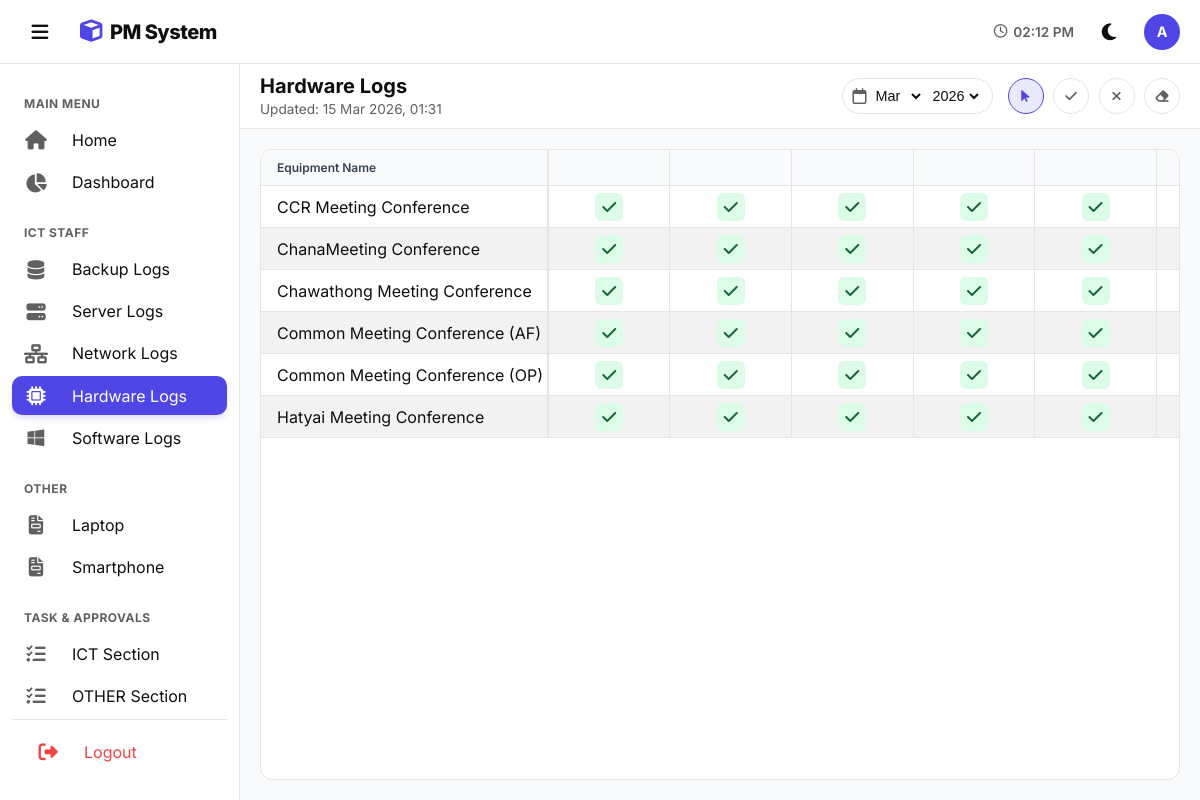
The app's page /Hardware_log/hardware.php (signed in) with its own data.
### tables this page shows
CREATE TABLE `custom_pages` (
  `id` int(11) NOT NULL,
  `page_name` varchar(255) NOT NULL,
  `created_at` timestamp NOT NULL DEFAULT current_timestamp()
);

CREATE TABLE `hardware_logs` (
  `id` int(11) NOT NULL,
  `equipment_name` varchar(255) DEFAULT NULL,
  `month` int(11) DEFAULT NULL,
  `year` int(11) DEFAULT 2026,
  `task_1` tinyint(1) DEFAULT NULL COMMENT 'Clean dust (6M)',
  `task_2` tinyint(1) DEFAULT NULL COMMENT 'Check cables and connections (6M)',
  `task_3` tinyint(1) DEFAULT NULL COMMENT 'Check battery health and lifespan (6M)',
  `task_4` tinyint(1) DEFAULT NULL COMMENT 'Check for hardware issues and software updates (6M)',
  `task_5` tinyint(1) DEFAULT NULL COMMENT 'Run disk cleanup and defragmentation (Y)',
  `task_6` tinyint(1) DEFAULT NULL COMMENT 'Clear temporary files, optimize disk (Y)',
  `task_7` tinyint(1) DEFAULT NULL COMMENT 'Update network device firmware (Y)',
  `last_updated` datetime DEFAULT NULL ON UPDATE current_timestamp(),
  `sub_by` varchar(100) DEFAULT NULL,
  `sub_at` datetime DEFAULT NULL,
  `sub_note` longtext DEFAULT NULL,
  `app_by` varchar(100) DEFAULT NULL,
  `app_at` datetime DEFAULT NULL,
  `app_comment` longtext DEFAULT NULL
);

### Hardware_log/hardware.php (the view, shortened to what this page needs)
<?php
$current_page = 'hardware';
$path = '../';
include '../db.php';
$TABLE_NAME = 'hardware_logs';
$PAGE_TITLE  = 'Hardware Logs';
$task_headers = [];
$q_task = $conn->query("SELECT * FROM master_tasks WHERE system_type='hardware' ORDER BY CAST(SUBSTRING(column_name, 6) AS UNSIGNED) ASC");
if ($q_task && $q_task->num_rows > 0) {
    while ($task_row = $q_task->fetch_assoc()) {
        $task_headers[$task_row['column_name']] = [
            'label' => $task_row['task_label'] . "<br><small>(" . $task_row['frequency'] . ")</small>",
            'freq'  => $task_row['frequency']
        ];
    }
} else {
    $task_headers['task_1'] = ['label' => 'Task 1<br><small>(Default)</small>', 'freq' => 'M'];
}
$cur_m = isset($_GET['month']) ? (int)$_GET['month'] : (int)date('m');
$cur_y = isset($_GET['year'])  ? (int)$_GET['year']  : (int)date('Y');
$years = range(2026, 2030);
$month_names = [1=>"Jan",2=>"Feb",3=>"Mar",4=>"Apr",5=>"May",6=>"June",7=>"Jul",8=>"Aug",9=>"Sep",10=>"Oct",11=>"Nov",12=>"Dec"];
$result = $conn->query("SELECT * FROM $TABLE_NAME WHERE month=$cur_m AND year=$cur_y ORDER BY equipment_name ASC");
$table_data  = [];
if ($res = $result) {
    while ($r = $res->fetch_assoc()) {
        $table_data[] = $r;
    }
}
$q_time = $conn->query("SELECT MAX(last_updated) as latest FROM $TABLE_NAME WHERE month=$cur_m AND year=$cur_y");
$r_time = $q_time->fetch_assoc();
$global_last_update = $r_time['latest'] ? date('d M Y, H:i', strtotime($r_time['latest'])) : '-';
?>
<!DOCTYPE html>
<html lang="en">
<head>
    <link rel="stylesheet" href="https://cdnjs.cloudflare.com/ajax/libs/font-awesome/6.4.0/css/all.min.css">
    <link rel="stylesheet" href="../css/layout.css">
    <link rel="stylesheet" href="../Hardware_log/css/hardware.css">
    <link rel="stylesheet" href="../css/theme.css">
</head>
<body>
    <?php include '../components/header_nav.php'; ?>
    <main class="main">
        <div class="controls-bar">
            <div class="page-head"><h1><?=$PAGE_TITLE?></h1><small>Updated: <span id="lastUpd"><?=$global_last_update?></span></small></div>
            <div class="filters">
                <form method="GET" class="picker">
                    <i class="fa-regular fa-calendar" style="color:var(--text-sub)"></i>
                    <select name="month" onchange="this.form.submit()"><?php foreach($month_names as $n=>$mn) echo "<option value='$n' ".($n==$cur_m?'selected':'').">$mn</option>"; ?></select>
                    <select name="year"  onchange="this.form.submit()"><?php foreach($years as $yr) echo "<option value='$yr' ".($yr==$cur_y?'selected':'').">$yr</option>"; ?></select>
                </form>
                <div class="actions">
                    <button class="active-view" onclick="setTool('safe',this)"><i class="fa-solid fa-arrow-pointer"></i></button>
                    <button onclick="setTool(1,this)"><i class="fa-solid fa-check"></i></button>
                    <button onclick="setTool(0,this)"><i class="fa-solid fa-xmark"></i></button>
                    <button onclick="setTool(null,this)"><i class="fa-solid fa-eraser"></i></button>
                </div>
            </div>
        </div>
        <div class="table-wrap">
            <div class="table-card">
                <div class="scroll-area" id="scrollBox">
                    <table id="tbl">
                        <thead>
                            <tr>
                                <th class="sticky-col">Equipment Name</th>
                                <?php foreach($task_headers as $k => $t):
                                    $is_due = false;
                                ?>
                                    <th class="<?=$is_due?'th-due':''?>" ondblclick="fillCol('<?=$k?>')" style="cursor:pointer; min-width:120px;"><?=$t['label']?></th>
                                <?php endforeach; ?>
                            </tr>
                        </thead>
                        <tbody>
                            <?php if(!empty($table_data)): foreach($table_data as $log):
                                $name = $log['equipment_name'];
                            ?>
                            <tr>
                                <td class="sticky-col"><?=$name?></td>
                                <?php foreach($task_headers as $k => $v):
                                    $val  = isset($log[$k]) ? $log[$k] : null;
                                    $cls  = ($val==='1'||$val===1) ? 'st-ok'  : (($val==='0'||$val===0) ? 'st-fail' : 'st-null');
                                    $icon = ($val==='1'||$val===1) ? '<i class="fa-solid fa-check"></i>' : (($val==='0'||$val===0) ? '<i class="fa-solid fa-xmark"></i>' : '');
                                    $dval = ($val === null) ? 'null' : $val;
                                ?>
                                    <td class="c-wrap" data-sys="<?=$name?>" data-col="<?=$k?>" data-val="<?=$dval?>"><div class="cell-btn <?=$cls?>"><?=$icon?></div></td>
                                <?php endforeach; ?>
                            </tr>
                            <?php endforeach; else: ?>
                            <tr><td colspan="<?=count($task_headers)+2?>" style="text-align:center;padding:30px;color:var(--text-sub)">ไม่พบข้อมูล</td></tr>
                            <?php endif; ?>
                        </tbody>
                    </table>
                </div>
            </div>
        </div>
    </main>
</body>
</html>

### components/header_nav.php (shortened to what this page needs)
<?php
$p = isset($path) ? $path : '../';
$current_page = isset($current_page) ? $current_page : '';
?>
<header class="header">
    <div class="header-left">
        <button class="menu-btn" id="toggleBtn" onclick="toggleSidebar()">
            <i class="fa-solid fa-bars"></i>
        </button>
        <div class="logo">
            <i class="fa-solid fa-cube"></i> PM System
        </div>
    </div>
    <div class="header-right" style="display:flex;align-items:center;gap:15px">
        <span style="font-size:0.85rem; font-weight:600; color:var(--text-sub); display:flex; align-items:center; gap:6px;">
            <i class="fa-regular fa-clock"></i> <span id="clock">--:--</span>
        </span>
        <button class="menu-btn" id="themeBtn" onclick="toggleTheme()">
        </button>
        <div style="width:36px; height:36px; background:var(--primary); border-radius:50%; color:white; display:flex; align-items:center; justify-content:center; font-weight:700; font-size:0.9rem;">
            <?=strtoupper(substr($_SESSION['username'] ?? 'U', 0, 1))?>
        </div>
    </div>
</header>
<nav class="sidebar" id="sidebar">
    <div class="nav">
        <div class="nav-title">Main Menu</div>
        <a href="<?=$p?>index.php" class="nav-link <?=($current_page=='home')?'active':''?>">
            <i class="fa-solid fa-house"></i> <span>Home</span>
        </a>
        <a href="<?=$p?>dashboard.php" class="nav-link <?=($current_page=='dashboard')?'active':''?>">
            <i class="fa-solid fa-chart-pie"></i> <span>Dashboard</span>
        </a>
        <div class="nav-title">ICT STAFF</div>
        <a href="<?=$p?>Backup_log/backup.php" class="nav-link <?=($current_page=='backup')?'active':''?>">
            <i class="fa-solid fa-database"></i> <span>Backup Logs</span>
        </a>
        <a href="<?=$p?>Server_log/server.php" class="nav-link <?=($current_page=='server')?'active':''?>">
            <i class="fa-solid fa-server"></i> <span>Server Logs</span>
        </a>
        <a href="<?=$p?>Network_log/network.php" class="nav-link <?=($current_page=='network')?'active':''?>">
            <i class="fa-solid fa-network-wired"></i> <span>Network Logs</span>
        </a>
        <a href="<?=$p?>Hardware_log/hardware.php" class="nav-link <?=($current_page=='hardware')?'active':''?>">
            <i class="fa-solid fa-microchip"></i> <span>Hardware Logs</span>
        </a>
        <a href="<?=$p?>Software_log/software.php" class="nav-link <?=($current_page=='software')?'active':''?>">
            <i class="fa-brands fa-windows"></i> <span>Software Logs</span>
        </a>
        <div class="nav-title">OTHER</div>
        <?php
        $nav_pages = $conn->query("SELECT * FROM custom_pages ORDER BY id ASC");
        $is_on_custom_view = (basename($_SERVER['PHP_SELF']) == 'custom_page_view.php');
        while($np = $nav_pages->fetch_assoc()):
            $is_active = ($is_on_custom_view && isset($_GET['id']) && $_GET['id'] == $np['id']) ? 'active' : '';
        ?>
        <a href="<?=$p?>Custom_page/custom_page_view.php?id=<?=$np['id']?>" class="nav-link <?=$is_active?>">
            <i class="fa-solid fa-file-invoice"></i> <span><?=$np['page_name']?></span>
        </a>
        <?php endwhile; ?>
        <div class="nav-title">Task & Approvals</div>
        <a href="<?=$p?>Workflow/workflow_mgmt.php" class="nav-link <?=($current_page=='workflow')?'active':''?>">
            <i class="fa-solid fa-tasks"></i> <span>ICT Section</span>
        </a>
        <a href="<?=$p?>Workflow/workflow_other.php" class="nav-link <?=($current_page=='workflow_other')?'active':''?>">
            <i class="fa-solid fa-tasks"></i> <span>OTHER Section</span>
        </a>
        <div class="nav-bottom">
            <a href="<?=$p?>login/logout.php" class="nav-link logout-link">
                <i class="fa-solid fa-right-from-bracket"></i>
                <span>Logout</span>
            </a>
        </div>
    </div>
</nav>

### css/layout.css (style rules this page uses)
:root { --primary: #4f46e5; --primary-soft: #4f46e520; --bg-body: #f1f5f9; --bg-card: #ffffff; --bg-side: #ffffff; --text-main: #0f172a; --text-sub: #64748b; --border: #e2e8f0; --hover: #f8fafc; --sb-w: 240px; --sb-w-mini: 72px; --header-h: 64px; --th-bg: #f2f2f2; --th-text: #374151; --h-row-1: 38px; --h-row-2: 32px; --zebra-bg: #f2f2f2; }
body { font-family: 'Inter', 'Prompt', sans-serif; background: var(--bg-body); color: var(--text-main); margin: 0; display: flex; height: 100vh; overflow: hidden; transition: background 0.3s, color 0.3s; }
* { box-sizing: border-box; outline: none; }
.sidebar { width: var(--sb-w); background: var(--bg-side); display: flex; flex-direction: column; position: fixed; top: 0; bottom: 0; left: 0; z-index: 500; padding-top: var(--header-h); transition: width 0.3s cubic-bezier(0.4, 0, 0.2, 1); border-right: 1px solid var(--border); }
.nav { padding: 12px; overflow-y: auto; flex: 1; display: flex; flex-direction: column; }
.nav-link { display: flex; align-items: center; padding: 10px 12px; height: 40px; color: var(--text-main); text-decoration: none; border-radius: 10px; margin-bottom: 4px; white-space: nowrap; overflow: hidden; transition: 0.2s; }
.nav-link.active { background: var(--primary); color: white; box-shadow: 0 4px 6px -1px rgba(79, 70, 229, 0.2); }
.nav-link.active i { color: white; }
.nav-link i { min-width: 24px; margin-right: 24px; text-align: center; font-size: 1.2rem; color: var(--text-sub); transition: 0.2s; }
.nav-title { font-size: 0.75rem; font-weight: 700; color: var(--text-sub); margin: 20px 12px 10px; text-transform: uppercase; letter-spacing: 0.5px; }
.nav-bottom { margin-top: auto; padding: 12px; border-top: 1px solid var(--border); }
.logout-link { color: #ef4444 !important; }
.logout-link i { color: #ef4444 !important; }
.header { position: fixed; top: 0; left: 0; right: 0; height: var(--header-h); background: var(--bg-side); display: flex; align-items: center; justify-content: space-between; padding: 0 20px; border-bottom: 1px solid var(--border); z-index: 600; }
.header-left { display: flex; align-items: center; gap: 20px; }
.main { margin-top: var(--header-h); margin-left: var(--sb-w); flex: 1; display: flex; flex-direction: column; transition: margin-left 0.3s cubic-bezier(0.4, 0, 0.2, 1); height: calc(100vh - var(--header-h)); overflow: hidden; min-width: 0; }
.menu-btn { background: none; border: none; font-size: 1.2rem; padding: 8px; border-radius: 50%; cursor: pointer; color: var(--text-main); width: 40px; height: 40px; display: flex; align-items: center; justify-content: center; transition: 0.2s; }
.logo { display: flex; align-items: center; gap: 8px; font-weight: 800; font-size: 1.25rem; letter-spacing: -0.5px; color: var(--text-main); }
.logo i { color: var(--primary); font-size: 1.4rem; }
html { scrollbar-width: thin; scrollbar-color: #cbd5e1 var(--bg-body); }
tbody tr:nth-child(even) td { background-color: var(--zebra-bg) !important; }
tbody tr:nth-child(even) td.sticky-col { background-color: var(--zebra-bg) !important; background-image: none !important; }
tbody tr:nth-child(odd) td { background-color: var(--bg-card) !important; }
tbody tr:nth-child(odd) td.sticky-col { background-color: var(--bg-card) !important; }

### css/theme.css (style rules this page uses)
:root { --primary: #4f46e5; --primary-light: #e0e7ff; --primary-soft: #4f46e520; --bg-body: #f8fafc; --bg-card: #ffffff; --text-main: #0f0f0f; --text-sub: #606060; --border: #e5e5e5; --hover: #f1f5f9; --th-bg: #f8fafc; --th-text: #374151; --input-bg: #ffffff; --row-hover-bg: #c7d2fe; --row-hover-text: #1e1b4b; }
body { font-family: 'Inter', 'Prompt', sans-serif; background-color: var(--bg-body); color: var(--text-main); transition: background-color 0.2s ease, color 0.2s ease; }

### records on screen
custom_pages: page_name "Laptop"
custom_pages: page_name "Smartphone"
hardware_logs: equipment_name "CCR Meeting Conference", task_1 1 (drawn), task_2 1 (drawn), task_3 1 (drawn), task_4 1 (drawn), task_5 1 (drawn)
hardware_logs: equipment_name "ChanaMeeting Conference", task_1 1 (drawn), task_2 1 (drawn), task_3 1 (drawn), task_4 1 (drawn), task_5 1 (drawn)
hardware_logs: equipment_name "Chawathong Meeting Conference", task_1 1 (drawn), task_2 1 (drawn), task_3 1 (drawn), task_4 1 (drawn), task_5 1 (drawn)
hardware_logs: equipment_name "Common Meeting Conference (AF)", task_1 1 (drawn), task_2 1 (drawn), task_3 1 (drawn), task_4 1 (drawn), task_5 1 (drawn)
hardware_logs: equipment_name "Common Meeting Conference (OP)", task_1 1 (drawn), task_2 1 (drawn), task_3 1 (drawn), task_4 1 (drawn), task_5 1 (drawn)
hardware_logs: equipment_name "Hatyai Meeting Conference", task_1 1 (drawn), task_2 1 (drawn), task_3 1 (drawn), task_4 1 (drawn), task_5 1 (drawn)

### other values on screen
substr($_SESSION['username'] ?? 'U', 0, 1) "A"
$PAGE_TITLE "Hardware Logs"
$global_last_update "15 Mar 2026, 01:31"
form field month "Mar"
form field year "2026"
